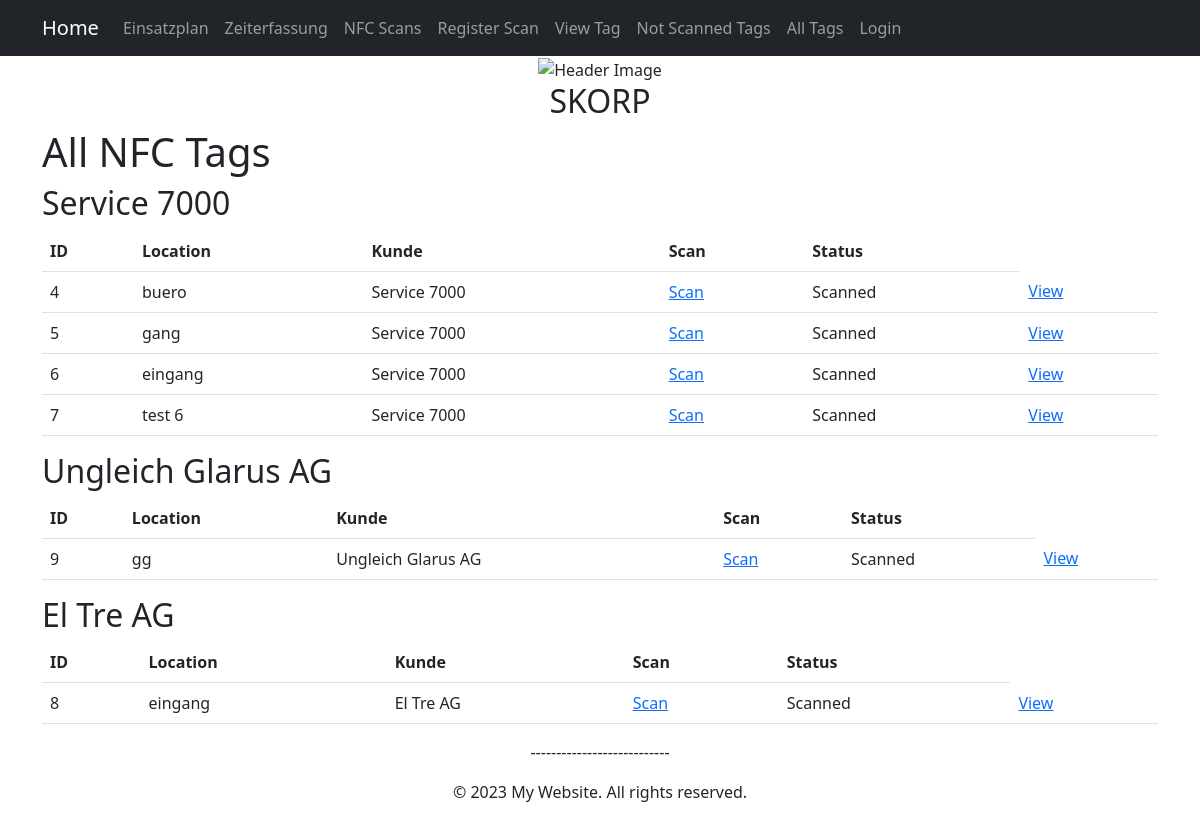
The page /nfc/alltags/ on the database its author committed.
### kundendatenbank/models.py (models this page shows, shortened)
class Kunden(models.Model):
    name = models.CharField(max_length=200, blank=False, null=False)
    adresse = models.CharField(max_length=200, blank=False, null=False)
    telefonnummer = models.CharField(max_length=15, blank=False, null=False)
    email = models.EmailField(max_length=200, blank=True, null=True)
    stundenansatz = models.DecimalField(max_digits=5, decimal_places=2, blank=False, null=False)
    def __str__(self):
        return self.name

### nfc/models.py (models this page shows, shortened)
class NfcTag(models.Model):
    kunde = models.ForeignKey(Kunden, on_delete=models.CASCADE, related_name='nfctags', null=True, blank=True)
    location = models.CharField(max_length=200)
    @property
    def scanned_today(self):
        today = datetime.now().date()
        return self.nfcscan_set.filter(timestamp__date=today).exists()

### nfc/views.py (the view)
# urls.py: path('alltags/', views.view_all_tag, name='view_all_tag'),
def view_all_tag(request):
    kunden = Kunden.objects.all()  # Alle Kunden abrufen
    context = {'kunden': kunden}
    return render(request, 'nfctags.html', context)

### templates/nfctags.html (shortened to what this page needs)
{% extends 'base.html' %}
{% block content %}
  <h1>All NFC Tags</h1>
  {% for kunde in kunden %}
    <h2>{{ kunde.name }}</h2>
    {% if kunde.nfctags.exists %}
      <table class="table">
        <thead>
          <tr>
            <th>ID</th>
            <th>Location</th>
            <th>Kunde</th>
            <th>Scan</th>
            <th>Status</th>
          </tr>
        </thead>
        <tbody>
          {% for nfctag in kunde.nfctags.all %}
            <tr>
              <td>{{ nfctag.id }}</td>
              <td>{{ nfctag.location }}</td>
              <td>{{ nfctag.kunde }}</td>
              <td>
                <a href="{% url 'nfc:register_scan' tag_id=nfctag.id %}">Scan</a>
              </td>
              <td>
                {% if nfctag.scanned_today %}
                  Scanned
                  <td><a href="{% url 'nfc:view_tag' tag_id=nfctag.id %}">View</a></td>
                {% else %}
                  Not Scanned
                {% endif %}
              </td>
            </tr>
          {% empty %}
            <tr>
              <td colspan="5">No NFC tags found for {{ kunde.name }}</td>
            </tr>
          {% endfor %}
        </tbody>
      </table>
    {% else %}
      <p>No NFC tags found for {{ kunde.name }}</p>
    {% endif %}
  {% endfor %}
{% endblock %}

### rows shown on the page
Kunden: name "Service 7000"
NfcTag: id "4", location "buero", kunde "Service 7000", shows "Scanned"
NfcTag: id "5", location "gang", kunde "Service 7000", shows "Scanned"
NfcTag: id "6", location "eingang", kunde "Service 7000", shows "Scanned"
NfcTag: id "7", location "test 6", kunde "Service 7000", shows "Scanned"
Kunden: name "Ungleich Glarus AG"
NfcTag: id "9", location "gg", kunde "Ungleich Glarus AG", shows "Scanned"
Kunden: name "El Tre AG"
NfcTag: id "8", location "eingang", kunde "El Tre AG", shows "Scanned"
